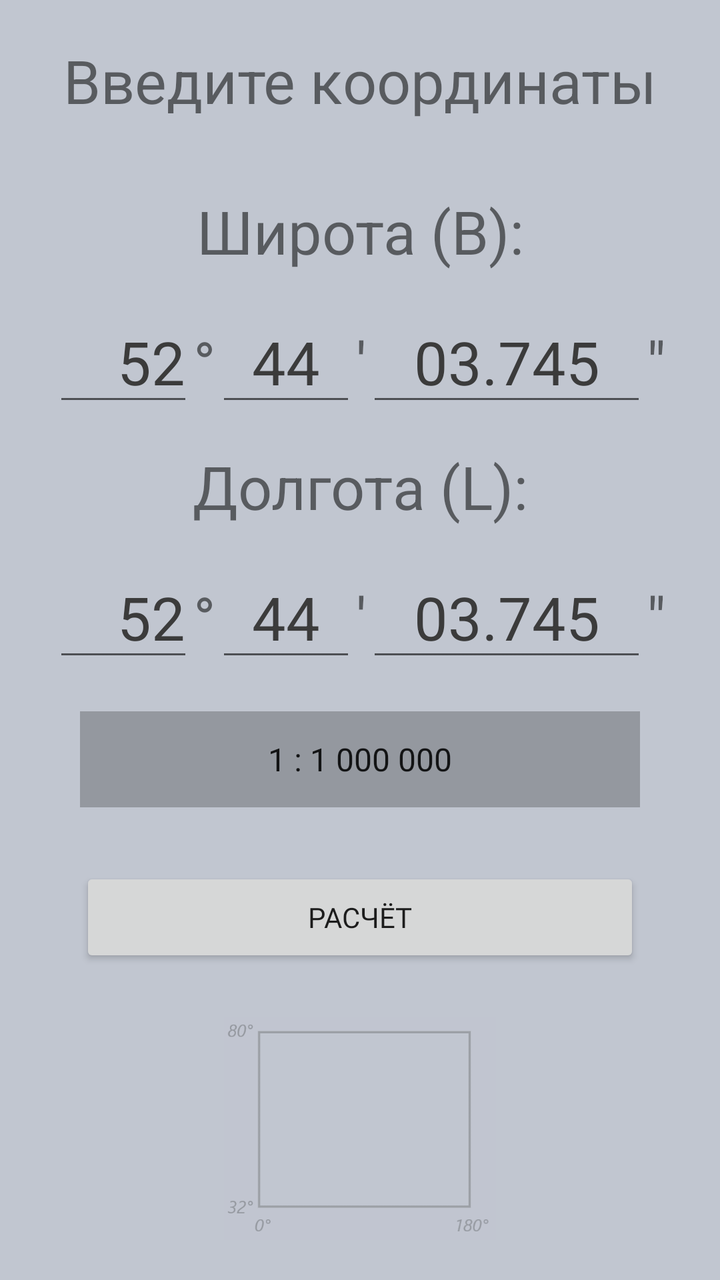
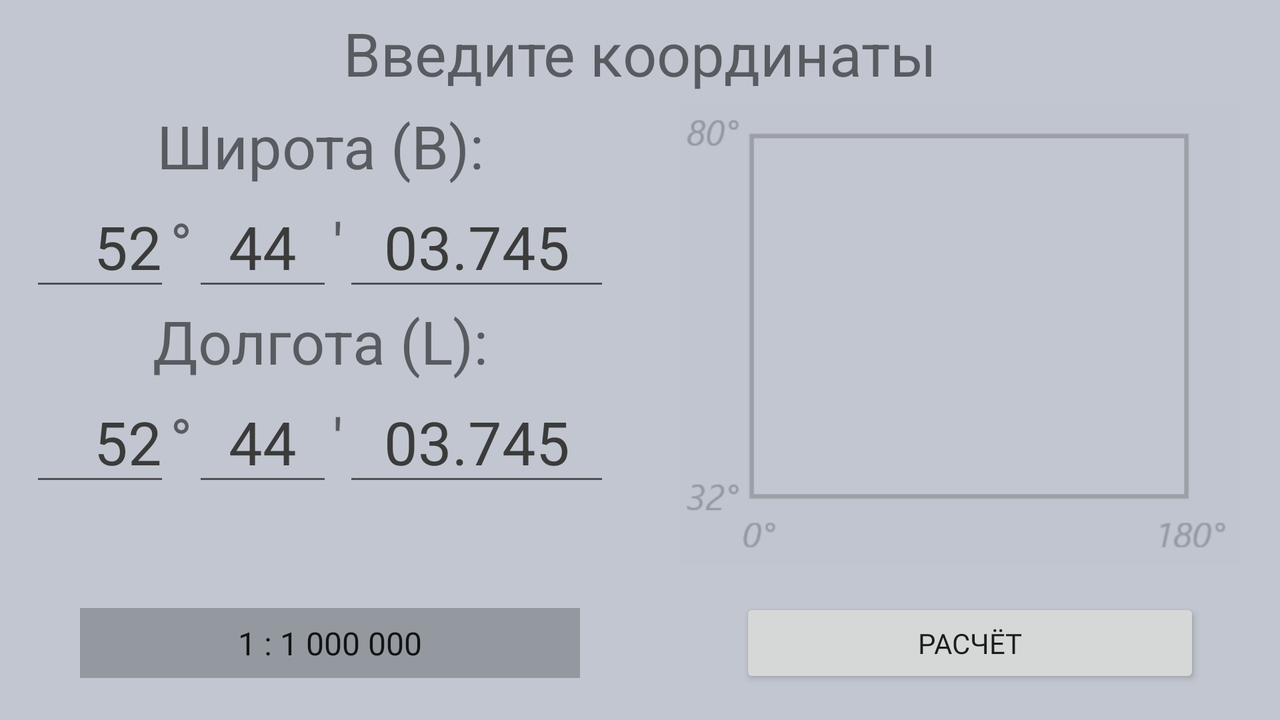

The same Android screen from two of the app's own layout files: first res/layout/ as a phone draws it, then the repository's variant for another configuration, drawn on a device whose configuration selects that folder. Both files follow.
<!-- AndroidManifest.xml: application theme Theme.MapNomenclature -->
<!-- res/layout/activity_working.xml -->
<?xml version="1.0" encoding="utf-8"?>
<LinearLayout xmlns:android="http://schemas.android.com/apk/res/android"
    xmlns:app="http://schemas.android.com/apk/res-auto"
    xmlns:tools="http://schemas.android.com/tools"
    android:layout_width="match_parent"
    android:layout_height="match_parent"
    android:background="@color/background"
    android:orientation="vertical"
    tools:context=".WorkingActivity">

    <TextView
        android:id="@+id/tv_input"
        android:layout_width="match_parent"
        android:layout_height="wrap_content"
        android:textAlignment="center"
        android:textSize="30sp"
        android:text="@string/input"
        android:layout_marginVertical="20dp"
        />

    <TextView
        android:id="@+id/tv_latitude"
        android:layout_width="match_parent"
        android:layout_height="wrap_content"
        android:layout_marginVertical="15dp"
        android:text="@string/latitude"
        android:textAlignment="center"
        android:textSize="30sp" />

    <LinearLayout
        android:layout_width="match_parent"
        android:layout_height="wrap_content"
        android:layout_marginHorizontal="15dp"
        android:gravity="center_horizontal"
        android:orientation="horizontal">

        <EditText
            android:id="@+id/first_deg"
            android:layout_width="wrap_content"
            android:layout_height="wrap_content"
            android:autofillHints="52"
            android:ems="2"
            android:hint="@string/g52"
            android:text="@string/g52"
            android:inputType="numberSigned"
            android:maxLength="3"
            android:textAlignment="textEnd"
            android:textColor="@color/textColor"
            android:textColorHint="@color/hintTextColor"
            android:textSize="30sp"
            tools:ignore="TextContrastCheck,TextContrastCheck,DuplicateSpeakableTextCheck,DuplicateSpeakableTextCheck" />

        <TextView
            android:id="@+id/deg"
            android:layout_width="wrap_content"
            android:layout_height="wrap_content"
            android:text="@string/deg"
            android:textAlignment="center"
            android:textSize="30sp" />

        <EditText
            android:id="@+id/first_min"
            android:layout_width="wrap_content"
            android:layout_height="wrap_content"
            android:autofillHints="44"
            android:ems="2"
            android:hint="@string/m44"
            android:text="@string/m44"
            android:inputType="numberSigned"
            android:maxLength="2"
            android:textAlignment="center"
            android:textColor="@color/textColor"
            android:textColorHint="@color/hintTextColor"
            android:textSize="30sp"
            tools:ignore="TextContrastCheck,TextContrastCheck,DuplicateSpeakableTextCheck" />

        <TextView
            android:id="@+id/min"
            android:layout_width="wrap_content"
            android:layout_height="wrap_content"
            android:text="@string/min"
            android:textAlignment="center"
            android:textSize="30sp" />

        <EditText
            android:id="@+id/first_sec"
            android:layout_width="wrap_content"
            android:layout_height="wrap_content"
            android:autofillHints="03.745"
            android:ems="4"
            android:hint="@string/s03"
            android:text="@string/s03"
            android:inputType="numberDecimal"
            android:maxLength="7"
            android:textAlignment="center"
            android:textColor="@color/textColor"
            android:textColorHint="@color/hintTextColor"
            android:textSize="30sp"
            tools:ignore="TextContrastCheck,TextContrastCheck,DuplicateSpeakableTextCheck" />

        <TextView
            android:id="@+id/sec"
            android:layout_width="wrap_content"
            android:layout_height="wrap_content"
            android:text="@string/sec"
            android:textAlignment="center"
            android:textSize="30sp" />

    </LinearLayout>

    <TextView
        android:id="@+id/tv_longitude"
        android:layout_width="match_parent"
        android:layout_height="wrap_content"
        android:layout_marginVertical="15sp"
        android:text="@string/longitude"
        android:textAlignment="center"
        android:textSize="30sp" />

    <LinearLayout
        android:layout_width="match_parent"
        android:layout_height="wrap_content"
        android:layout_marginHorizontal="15dp"
        android:gravity="center_horizontal"
        android:orientation="horizontal">

        <EditText
            android:id="@+id/second_deg"
            android:layout_width="wrap_content"
            android:layout_height="wrap_content"
            android:autofillHints="52"
            android:ems="2"
            android:hint="@string/g52"
            android:text="@string/g52"
            android:inputType="numberSigned"
            android:maxLength="3"
            android:textColorHint="@color/hintTextColor"
            android:textColor="@color/textColor"
            android:textAlignment="textEnd"
            android:textSize="30sp"
            tools:ignore="TextContrastCheck,TextContrastCheck" />

        <TextView
            android:id="@+id/deg2"
            android:layout_width="wrap_content"
            android:layout_height="wrap_content"
            android:text="@string/deg"
            android:textAlignment="center"
            android:textSize="30sp" />

        <EditText
            android:id="@+id/second_min"
            android:layout_width="wrap_content"
            android:layout_height="wrap_content"
            android:autofillHints="44"
            android:ems="2"
            android:hint="@string/m44"
            android:text="@string/m44"
            android:inputType="numberSigned"
            android:maxLength="2"
            android:textColorHint="@color/hintTextColor"
            android:textColor="@color/textColor"
            android:textAlignment="center"
            android:textSize="30sp"
            tools:ignore="TextContrastCheck,TextContrastCheck" />

        <TextView
            android:id="@+id/min2"
            android:layout_width="wrap_content"
            android:layout_height="wrap_content"
            android:text="@string/min"
            android:textAlignment="center"
            android:textSize="30sp" />

        <EditText
            android:id="@+id/second_sec"
            android:layout_width="wrap_content"
            android:layout_height="wrap_content"
            android:autofillHints="03.745"
            android:ems="4"
            android:hint="@string/s03"
            android:text="@string/s03"
            android:textColorHint="@color/hintTextColor"
            android:textColor="@color/textColor"
            android:inputType="numberDecimal"
            android:maxLength="7"
            android:textAlignment="center"
            android:textSize="30sp"
            tools:ignore="TextContrastCheck,TextContrastCheck" />

        <TextView
            android:id="@+id/sec2"
            android:layout_width="wrap_content"
            android:layout_height="wrap_content"
            android:text="@string/sec"
            android:textAlignment="center"
            android:textSize="30sp" />

    </LinearLayout>

    <Spinner
        android:id="@+id/spinner"
        android:layout_width="match_parent"
        android:layout_height="48dp"
        android:layout_gravity="center"
        android:layout_marginHorizontal="40dp"
        android:layout_marginVertical="20dp"
        android:background="@color/dark_background"
        android:entries="@array/scale"
        android:spinnerMode="dialog"
        android:textAlignment="center" />

    <Button
        android:id="@+id/btn_calculation"
        android:layout_width="match_parent"
        android:layout_height="50dp"
        android:layout_marginHorizontal="40dp"
        android:layout_marginTop="10dp"
        android:layout_marginBottom="5dp"
        android:fontFamily="@font/aldrich"
        android:text="@string/calculation" />

    <ImageView
        android:id="@+id/limitation"
        android:layout_width="match_parent"
        android:layout_height="wrap_content"
        android:layout_marginHorizontal="20dp"
        android:layout_marginVertical="20dp"
        app:srcCompat="@drawable/limitation"
        android:contentDescription="@string/TODO" />

</LinearLayout>
<!-- resources referenced by this layout -->
<resources>
  <string-array name="scale">
          <item>1 : 1 000 000</item>
          <item>1 : 100 000</item>
          <item>1 : 50 000</item>
          <item>1 : 25 000</item>
          <item>1 : 10 000</item>
          <item>1 : 5 000</item>
          <item>1 : 2 000</item>
      </string-array>
  <color name="background">#c1c6d0</color>
  <color name="dark_background">#94989f</color>
  <color name="hintTextColor">#8c8c8c</color>
  <color name="textColor">#3b3b3b</color>
  <!-- drawable limitation: png bitmap (drawable, 7334 bytes) -->
  <string name="TODO">TODO</string>
  <string name="calculation">Расчёт</string>
  <string name="deg">°</string>
  <string name="g52">52</string>
  <string name="input">Введите координаты</string>
  <string name="latitude">Широта (B):</string>
  <string name="longitude">Долгота (L):</string>
  <string name="m44">44</string>
  <string name="min">\'</string>
  <string name="s03">03.745</string>
  <string name="sec">\"</string>
  <style name="Theme.MapNomenclature" parent="Theme.AppCompat.DayNight.NoActionBar">
          
          <item name="colorPrimary">@color/purple_500</item>
          <item name="colorPrimaryVariant">@color/dark_background</item>
          <item name="colorOnPrimary">@color/white</item>
          
          <item name="colorSecondary">@color/teal_200</item>
          <item name="colorSecondaryVariant">@color/teal_700</item>
          <item name="colorOnSecondary">@color/black</item>
          
          <item name="android:statusBarColor" tools:targetApi="l">?attr/colorPrimaryVariant</item>
          
      </style>
  <color name="purple_500">#FF6200EE</color>
  <color name="white">#FFFFFFFF</color>
  <color name="teal_200">#FF03DAC5</color>
  <color name="teal_700">#FF018786</color>
  <color name="black">#FF000000</color>
</resources>
<!-- res/layout-land/activity_working.xml (the repository's variant of the layout above) -->
<!-- drawn on the phone turned sideways -->
<?xml version="1.0" encoding="utf-8"?>
<androidx.constraintlayout.widget.ConstraintLayout xmlns:android="http://schemas.android.com/apk/res/android"
    xmlns:app="http://schemas.android.com/apk/res-auto"
    xmlns:tools="http://schemas.android.com/tools"
    android:layout_width="match_parent"
    android:layout_height="match_parent"
    android:background="@color/background"
    android:orientation="vertical"
    tools:context=".WorkingActivity">

    <TextView
        android:id="@+id/header"
        android:layout_width="match_parent"
        android:layout_height="wrap_content"
        android:text="@string/input"
        android:textAlignment="center"
        android:textSize="30sp"
        app:layout_constraintEnd_toEndOf="parent"
        app:layout_constraintStart_toStartOf="parent"
        app:layout_constraintBottom_toTopOf="@+id/layout_1"
        app:layout_constraintTop_toTopOf="parent" />

    <LinearLayout
        android:id="@+id/layout_1"
        android:layout_width="match_parent"
        android:layout_height="wrap_content"
        app:layout_constraintBottom_toTopOf="@+id/layout_2"
        app:layout_constraintEnd_toEndOf="parent"
        app:layout_constraintStart_toStartOf="parent"
        app:layout_constraintTop_toBottomOf="@+id/header"
        android:baselineAligned="false">

        <LinearLayout
            android:layout_width="0dp"
            android:layout_height="wrap_content"
            android:layout_weight="1"
            android:orientation="vertical">

            <TextView
                android:layout_width="match_parent"
                android:layout_height="wrap_content"
                android:text="@string/latitude"
                android:textAlignment="center"
                android:textSize="30sp" />

            <LinearLayout
                android:layout_width="match_parent"
                android:layout_height="wrap_content"
                android:layout_marginHorizontal="15dp"
                android:gravity="center"
                android:orientation="horizontal">

                <EditText
                    android:id="@+id/first_deg"
                    android:layout_width="wrap_content"
                    android:layout_height="wrap_content"
                    android:autofillHints="52"
                    android:ems="2"
                    android:hint="@string/g52"
                    android:inputType="numberSigned"
                    android:maxLength="3"
                    android:text="@string/g52"
                    android:textAlignment="textEnd"
                    android:textColor="@color/textColor"
                    android:textColorHint="@color/hintTextColor"
                    android:textSize="30sp"
                    tools:ignore="TextContrastCheck,TextContrastCheck,DuplicateSpeakableTextCheck,DuplicateSpeakableTextCheck" />

                <TextView
                    android:id="@+id/deg"
                    android:layout_width="wrap_content"
                    android:layout_height="wrap_content"
                    android:text="@string/deg"
                    android:textAlignment="center"
                    android:textSize="30sp" />

                <EditText
                    android:id="@+id/first_min"
                    android:layout_width="wrap_content"
                    android:layout_height="wrap_content"
                    android:autofillHints="44"
                    android:ems="2"
                    android:hint="@string/m44"
                    android:inputType="numberSigned"
                    android:maxLength="2"
                    android:text="@string/m44"
                    android:textAlignment="center"
                    android:textColor="@color/textColor"
                    android:textColorHint="@color/hintTextColor"
                    android:textSize="30sp"
                    tools:ignore="TextContrastCheck,TextContrastCheck,DuplicateSpeakableTextCheck" />

                <TextView
                    android:id="@+id/min"
                    android:layout_width="wrap_content"
                    android:layout_height="wrap_content"
                    android:text="@string/min"
                    android:textAlignment="center"
                    android:textSize="30sp" />

                <EditText
                    android:id="@+id/first_sec"
                    android:layout_width="wrap_content"
                    android:layout_height="wrap_content"
                    android:autofillHints="03.745"
                    android:ems="4"
                    android:hint="@string/s03"
                    android:inputType="numberDecimal"
                    android:maxLength="7"
                    android:text="@string/s03"
                    android:textAlignment="center"
                    android:textColor="@color/textColor"
                    android:textColorHint="@color/hintTextColor"
                    android:textSize="30sp"
                    tools:ignore="TextContrastCheck,TextContrastCheck,DuplicateSpeakableTextCheck" />

                <TextView
                    android:id="@+id/sec"
                    android:layout_width="wrap_content"
                    android:layout_height="wrap_content"
                    android:text="@string/sec"
                    android:textAlignment="center"
                    android:textSize="30sp" />

            </LinearLayout>

            <TextView
                android:layout_width="match_parent"
                android:layout_height="wrap_content"
                android:text="@string/longitude"
                android:textAlignment="center"
                android:textSize="30sp" />

            <LinearLayout
                android:layout_width="match_parent"
                android:layout_height="wrap_content"
                android:layout_marginHorizontal="15dp"
                android:gravity="center"
                android:orientation="horizontal">

                <EditText
                    android:id="@+id/second_deg"
                    android:layout_width="wrap_content"
                    android:layout_height="wrap_content"
                    android:autofillHints="52"
                    android:ems="2"
                    android:hint="@string/g52"
                    android:inputType="numberSigned"
                    android:maxLength="3"
                    android:text="@string/g52"
                    android:textAlignment="textEnd"
                    android:textColor="@color/textColor"
                    android:textColorHint="@color/hintTextColor"
                    android:textSize="30sp"
                    tools:ignore="TextContrastCheck,TextContrastCheck" />

                <TextView
                    android:id="@+id/deg2"
                    android:layout_width="wrap_content"
                    android:layout_height="wrap_content"
                    android:text="@string/deg"
                    android:textAlignment="center"
                    android:textSize="30sp" />

                <EditText
                    android:id="@+id/second_min"
                    android:layout_width="wrap_content"
                    android:layout_height="wrap_content"
                    android:autofillHints="44"
                    android:ems="2"
                    android:hint="@string/m44"
                    android:inputType="numberSigned"
                    android:maxLength="2"
                    android:text="@string/m44"
                    android:textAlignment="center"
                    android:textColor="@color/textColor"
                    android:textColorHint="@color/hintTextColor"
                    android:textSize="30sp"
                    tools:ignore="TextContrastCheck,TextContrastCheck" />

                <TextView
                    android:id="@+id/min2"
                    android:layout_width="wrap_content"
                    android:layout_height="wrap_content"
                    android:text="@string/min"
                    android:textAlignment="center"
                    android:textSize="30sp" />

                <EditText
                    android:id="@+id/second_sec"
                    android:layout_width="wrap_content"
                    android:layout_height="wrap_content"
                    android:autofillHints="03.745"
                    android:ems="4"
                    android:hint="@string/s03"
                    android:inputType="numberDecimal"
                    android:maxLength="7"
                    android:text="@string/s03"
                    android:textAlignment="center"
                    android:textColor="@color/textColor"
                    android:textColorHint="@color/hintTextColor"
                    android:textSize="30sp"
                    tools:ignore="TextContrastCheck,TextContrastCheck" />

                <TextView
                    android:id="@+id/sec2"
                    android:layout_width="wrap_content"
                    android:layout_height="wrap_content"
                    android:text="@string/sec"
                    android:textAlignment="center"
                    android:textSize="30sp" />

            </LinearLayout>

        </LinearLayout>

        <LinearLayout
            android:layout_width="0dp"
            android:layout_height="wrap_content"
            android:layout_weight="1"
            android:orientation="vertical">

            <ImageView
                android:id="@+id/limitation"
                android:layout_width="wrap_content"
                android:layout_height="230dp"
                android:contentDescription="@string/TODO"
                app:srcCompat="@drawable/limitation" />

        </LinearLayout>


    </LinearLayout>

    <LinearLayout
        android:id="@+id/layout_2"
        android:layout_width="match_parent"
        android:layout_height="wrap_content"
        app:layout_constraintBottom_toBottomOf="parent"
        app:layout_constraintEnd_toEndOf="parent"
        app:layout_constraintStart_toStartOf="parent"
        app:layout_constraintTop_toBottomOf="@+id/layout_1">

        <Spinner
            android:id="@+id/spinner"
            android:layout_width="wrap_content"
            android:layout_height="35dp"
            android:layout_gravity="center"
            android:layout_marginHorizontal="40dp"
            android:layout_marginVertical="10dp"
            android:layout_weight="1"
            android:background="@color/dark_background"
            android:entries="@array/scale"
            android:spinnerMode="dialog"
            android:textAlignment="center" />

        <Button
            android:id="@+id/btn_calculation"
            android:layout_width="wrap_content"
            android:layout_height="45dp"
            android:layout_marginHorizontal="40dp"
            android:layout_marginVertical="10dp"
            android:layout_weight="1"
            android:fontFamily="@font/aldrich"
            android:text="@string/calculation" />


    </LinearLayout>

</androidx.constraintlayout.widget.ConstraintLayout>
